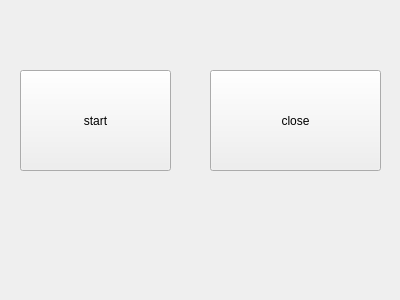
<?xml version="1.0" encoding="UTF-8"?>
<ui version="4.0">
 <class>Widget</class>
 <widget class="QWidget" name="Widget">
  <property name="geometry">
   <rect>
    <x>0</x>
    <y>0</y>
    <width>400</width>
    <height>300</height>
   </rect>
  </property>
  <property name="windowTitle">
   <string>Widget</string>
  </property>
  <widget class="QPushButton" name="pushButton">
   <property name="geometry">
    <rect>
     <x>20</x>
     <y>70</y>
     <width>151</width>
     <height>101</height>
    </rect>
   </property>
   <property name="text">
    <string>start</string>
   </property>
  </widget>
  <widget class="QPushButton" name="pushButton_2">
   <property name="geometry">
    <rect>
     <x>210</x>
     <y>70</y>
     <width>171</width>
     <height>101</height>
    </rect>
   </property>
   <property name="text">
    <string>close</string>
   </property>
  </widget>
 </widget>
 <layoutdefault spacing="6" margin="11"/>
 <resources/>
 <connections/>
</ui>
